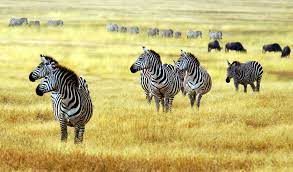
#> input picture Free_study_6/other_data/train3.jpg, 293 x 172 px, found by its file name; its folder holds 4 pictures in this run
$ python train_val.py
#> lines starting #> are read from the running program, lines starting #| are printed output that depends on the picture
import cv2 as cv

for i in range(3,11,1):
    ori_img = cv.imread('train'+str(i)+'.JPG')
#> ori_img is the input picture: shape (172, 293, 3); mean B, G, R 114.8, 183.3, 196.6
    shape_1 = ori_img.shape[1]
#> shape_1 = 293
    shape_0 = ori_img.shape[0]
#> shape_0 = 172
    while True:
        if shape_1 % 4 == 0:
            break
        else:
            shape_1 -= 1
#> after the loop, shape_1 = 292
    while True:
        if shape_0 % 4 == 0:
            break
        else:
            shape_0 -= 1
#> after the loop, shape_0 = 172
    HR_img = cv.resize(ori_img, (int(shape_1), int(shape_0)))
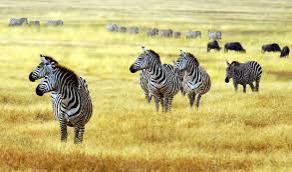
#> HR_img: shape (172, 292, 3); mean B, G, R 114.8, 183.3, 196.6
    LR_img = cv.resize(ori_img, (int(shape_1 / 4), int(shape_0 / 4)))
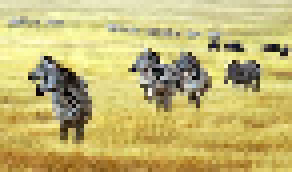
#> LR_img: shape (43, 73, 3) (shown 4 times larger); mean B, G, R 114.4, 182.8, 196.1
    if i == 10:
        cv.imwrite('../image_train/HR_zebra_train_00'+str(i)+'.png', ori_img)
        cv.imwrite('../image_train/LR_zebra_train_00'+str(i)+'.png', LR_img)
    else:
        cv.imwrite('../image_train/HR_zebra_train_000'+str(i)+'.png', ori_img)
        cv.imwrite('../image_train/LR_zebra_train_000'+str(i)+'.png', LR_img)
#> pass 2 of the loop `for i in range(3,11,1):`:
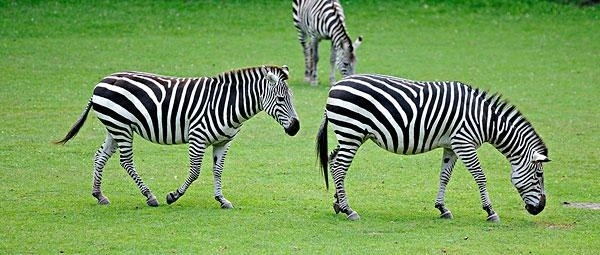
#> input picture Free_study_6/other_data/train4.jpg, 600 x 255 px, found by its file name
#> ori_img is the input picture: shape (255, 600, 3); mean B, G, R 90.8, 156.5, 120.3
#> `HR_img = cv.resize(ori_img, (int(shape_1), int(shape_0)))`:
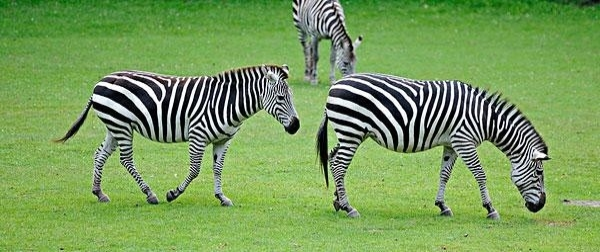
#> HR_img: shape (252, 600, 3); mean B, G, R 90.7, 156.4, 120.2
#> `LR_img = cv.resize(ori_img, (int(shape_1 / 4), int(shape_0 / 4)))`:
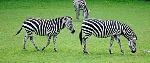
#> LR_img: shape (63, 150, 3); mean B, G, R 90.5, 156.2, 120
#> pass 3 of the loop `for i in range(3,11,1):`:
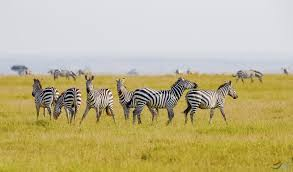
#> input picture Free_study_6/other_data/train5.jpg, 293 x 172 px, found by its file name
#> ori_img is the input picture: shape (172, 293, 3); mean B, G, R 138.4, 180.7, 191.3
#> `HR_img = cv.resize(ori_img, (int(shape_1), int(shape_0)))`:
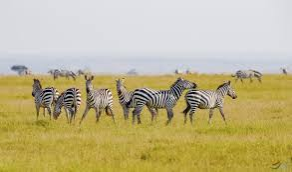
#> HR_img: shape (172, 292, 3); mean B, G, R 138.4, 180.7, 191.3
#> `LR_img = cv.resize(ori_img, (int(shape_1 / 4), int(shape_0 / 4)))`:
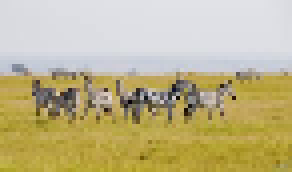
#> LR_img: shape (43, 73, 3) (shown 4 times larger); mean B, G, R 138.6, 180.8, 191.5
#> (the run stopped early here; a loop or call above may not have finished)
